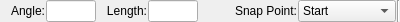
<?xml version="1.0" encoding="UTF-8"?>
<ui version="4.0">
 <class>Ui_LineAngleOptions</class>
 <widget class="QWidget" name="Ui_LineAngleOptions">
  <property name="geometry">
   <rect>
    <x>0</x>
    <y>0</y>
    <width>400</width>
    <height>22</height>
   </rect>
  </property>
  <property name="sizePolicy">
   <sizepolicy hsizetype="Maximum" vsizetype="Preferred">
    <horstretch>0</horstretch>
    <verstretch>0</verstretch>
   </sizepolicy>
  </property>
  <property name="minimumSize">
   <size>
    <width>300</width>
    <height>22</height>
   </size>
  </property>
  <property name="maximumSize">
   <size>
    <width>400</width>
    <height>22</height>
   </size>
  </property>
  <property name="windowTitle">
   <string>Line Angle Options</string>
  </property>
  <layout class="QHBoxLayout">
   <property name="spacing">
    <number>1</number>
   </property>
   <property name="leftMargin">
    <number>0</number>
   </property>
   <property name="topMargin">
    <number>0</number>
   </property>
   <property name="rightMargin">
    <number>0</number>
   </property>
   <property name="bottomMargin">
    <number>0</number>
   </property>
   <item>
    <widget class="QLabel" name="lAngle">
     <property name="sizePolicy">
      <sizepolicy hsizetype="Minimum" vsizetype="Fixed">
       <horstretch>0</horstretch>
       <verstretch>0</verstretch>
      </sizepolicy>
     </property>
     <property name="maximumSize">
      <size>
       <width>45</width>
       <height>16777215</height>
      </size>
     </property>
     <property name="text">
      <string>Angle:</string>
     </property>
     <property name="alignment">
      <set>Qt::AlignRight|Qt::AlignTrailing|Qt::AlignVCenter</set>
     </property>
     <property name="wordWrap">
      <bool>false</bool>
     </property>
    </widget>
   </item>
   <item>
    <widget class="QLineEdit" name="leAngle">
     <property name="sizePolicy">
      <sizepolicy hsizetype="Preferred" vsizetype="Fixed">
       <horstretch>0</horstretch>
       <verstretch>0</verstretch>
      </sizepolicy>
     </property>
     <property name="maximumSize">
      <size>
       <width>50</width>
       <height>32</height>
      </size>
     </property>
     <property name="toolTip">
      <string>Line angle</string>
     </property>
    </widget>
   </item>
   <item>
    <widget class="QLabel" name="lLength">
     <property name="sizePolicy">
      <sizepolicy hsizetype="Minimum" vsizetype="Fixed">
       <horstretch>0</horstretch>
       <verstretch>0</verstretch>
      </sizepolicy>
     </property>
     <property name="maximumSize">
      <size>
       <width>50</width>
       <height>16777215</height>
      </size>
     </property>
     <property name="text">
      <string>Length:</string>
     </property>
     <property name="alignment">
      <set>Qt::AlignRight|Qt::AlignTrailing|Qt::AlignVCenter</set>
     </property>
     <property name="wordWrap">
      <bool>false</bool>
     </property>
    </widget>
   </item>
   <item>
    <widget class="QLineEdit" name="leLength">
     <property name="sizePolicy">
      <sizepolicy hsizetype="Preferred" vsizetype="Fixed">
       <horstretch>0</horstretch>
       <verstretch>0</verstretch>
      </sizepolicy>
     </property>
     <property name="maximumSize">
      <size>
       <width>50</width>
       <height>32</height>
      </size>
     </property>
     <property name="toolTip">
      <string>Length of line</string>
     </property>
    </widget>
   </item>
   <item>
    <widget class="QLabel" name="lSnapPoint">
     <property name="text">
      <string>Snap Point:</string>
     </property>
     <property name="alignment">
      <set>Qt::AlignRight|Qt::AlignTrailing|Qt::AlignVCenter</set>
     </property>
     <property name="wordWrap">
      <bool>false</bool>
     </property>
    </widget>
   </item>
   <item>
    <widget class="QComboBox" name="cbSnapPoint">
     <property name="font">
      <font/>
     </property>
     <item>
      <property name="text">
       <string>Start</string>
      </property>
     </item>
     <item>
      <property name="text">
       <string>Middle</string>
      </property>
     </item>
     <item>
      <property name="text">
       <string>End</string>
      </property>
     </item>
    </widget>
   </item>
   <item>
    <widget class="Line" name="sep1">
     <property name="sizePolicy">
      <sizepolicy hsizetype="Fixed" vsizetype="Minimum">
       <horstretch>0</horstretch>
       <verstretch>0</verstretch>
      </sizepolicy>
     </property>
     <property name="frameShape">
      <enum>QFrame::VLine</enum>
     </property>
     <property name="frameShadow">
      <enum>QFrame::Sunken</enum>
     </property>
    </widget>
   </item>
  </layout>
 </widget>
 <layoutdefault spacing="6" margin="0"/>
 <resources/>
 <connections>
  <connection>
   <sender>leAngle</sender>
   <signal>textChanged(QString)</signal>
   <receiver>Ui_LineAngleOptions</receiver>
   <slot>updateAngle(QString)</slot>
   <hints>
    <hint type="sourcelabel">
     <x>20</x>
     <y>20</y>
    </hint>
    <hint type="destinationlabel">
     <x>20</x>
     <y>20</y>
    </hint>
   </hints>
  </connection>
  <connection>
   <sender>leLength</sender>
   <signal>textChanged(QString)</signal>
   <receiver>Ui_LineAngleOptions</receiver>
   <slot>updateLength(QString)</slot>
   <hints>
    <hint type="sourcelabel">
     <x>20</x>
     <y>20</y>
    </hint>
    <hint type="destinationlabel">
     <x>20</x>
     <y>20</y>
    </hint>
   </hints>
  </connection>
  <connection>
   <sender>cbSnapPoint</sender>
   <signal>activated(int)</signal>
   <receiver>Ui_LineAngleOptions</receiver>
   <slot>updateSnapPoint(int)</slot>
   <hints>
    <hint type="sourcelabel">
     <x>20</x>
     <y>20</y>
    </hint>
    <hint type="destinationlabel">
     <x>20</x>
     <y>20</y>
    </hint>
   </hints>
  </connection>
 </connections>
</ui>
